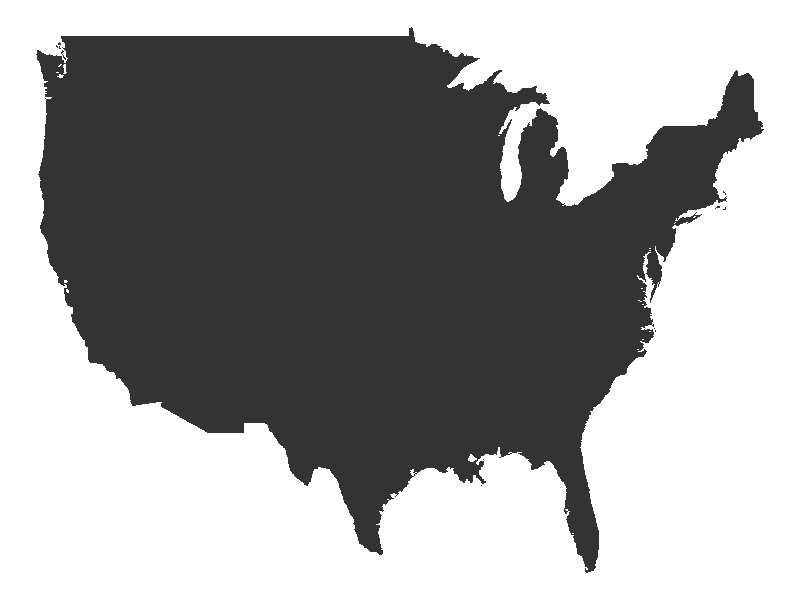

Here is the R script that generated this plot:
## ---- chunk 1
knitr::opts_chunk$set(echo = FALSE)
## ---- chunk 2
library(ggplot2)
library(dplyr)
require(maps)
require(viridis)

theme_set(theme_void())

## ---- chunk 3




## ---- chunk 4
states_map <- map_data("state")

ggplot(states_map, aes(long, lat, group = group)) +
  geom_polygon()


